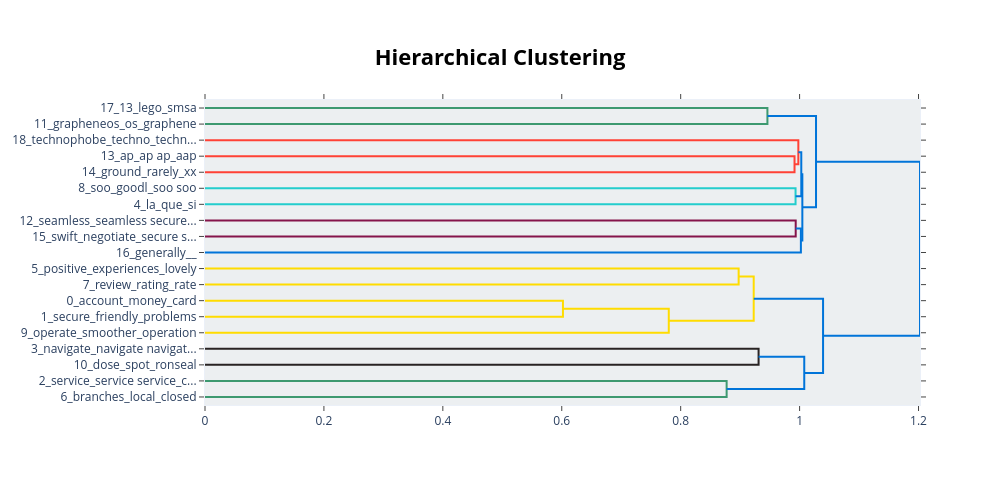

Notebook code cell kept with this figure:
### Code cell
# Visualize topics as a hierarchical tree
fig = unseed_try.visualize_hierarchy()
fig.show()

### Figure 1 — Plotly figure (JSON) as saved in the notebook; plotly's stock layout.template omitted (floating-point values rounded to 4 significant figures)
{"data": [{"hoverinfo": "text", "marker": {"color": "rgb(61,153,112)"}, "mode": "lines", "type": "scatter", "x": [0.0, 0.9459, 0.9459, 0.0], "xaxis": "x", "y": [-5.0, -5.0, -15.0, -15.0], "yaxis": "y"}, {"hoverinfo": "text", "marker": {"color": "rgb(255,65,54)"}, "mode": "lines", "type": "scatter", "x": [0.0, 0.9915, 0.9915, 0.0], "xaxis": "x", "y": [-35.0, -35.0, -45.0, -45.0], "yaxis": "y"}, {"hoverinfo": "text", "marker": {"color": "rgb(255,65,54)"}, "mode": "lines", "type": "scatter", "x": [0.0, 0.9979, 0.9979, 0.9915], "xaxis": "x", "y": [-25.0, -25.0, -40.0, -40.0], "yaxis": "y"}, {"hoverinfo": "text", "marker": {"color": "rgb(35,205,205)"}, "mode": "lines", "type": "scatter", "x": [0.0, 0.9932, 0.9932, 0.0], "xaxis": "x", "y": [-55.0, -55.0, -65.0, -65.0], "yaxis": "y"}, {"hoverinfo": "text", "marker": {"color": "rgb(0,116,217)"}, "mode": "lines", "type": "scatter", "x": [0.9979, 1.003, 1.003, 0.9932], "xaxis": "x", "y": [-32.5, -32.5, -60.0, -60.0], "yaxis": "y"}, {"hoverinfo": "text", "marker": {"color": "rgb(133,20,75)"}, "mode": "lines", "type": "scatter", "x": [0.0, 0.9934, 0.9934, 0.0], "xaxis": "x", "y": [-75.0, -75.0, -85.0, -85.0], "yaxis": "y"}, {"hoverinfo": "text", "marker": {"color": "rgb(0,116,217)"}, "mode": "lines", "type": "scatter", "x": [0.9934, 1.002, 1.002, 0.0], "xaxis": "x", "y": [-80.0, -80.0, -95.0, -95.0], "yaxis": "y"}, {"hoverinfo": "text", "marker": {"color": "rgb(0,116,217)"}, "mode": "lines", "type": "scatter", "x": [1.003, 1.005, 1.005, 1.002], "xaxis": "x", "y": [-46.25, -46.25, -87.5, -87.5], "yaxis": "y"}, {"hoverinfo": "text", "marker": {"color": "rgb(0,116,217)"}, "mode": "lines", "type": "scatter", "x": [0.9459, 1.028, 1.028, 1.005], "xaxis": "x", "y": [-10.0, -10.0, -66.88, -66.88], "yaxis": "y"}, {"hoverinfo": "text", "marker": {"color": "rgb(255,220,0)"}, "mode": "lines", "type": "scatter", "x": [0.0, 0.8975, 0.8975, 0.0], "xaxis": "x", "y": [-105.0, -105.0, -115.0, -115.0], "yaxis": "y"}, {"hoverinfo": "text", "marker": {"color": "rgb(255,220,0)"}, "mode": "lines", "type": "scatter", "x": [0.0, 0.602, 0.602, 0.0], "xaxis": "x", "y": [-125.0, -125.0, -135.0, -135.0], "yaxis": "y"}, {"hoverinfo": "text", "marker": {"color": "rgb(255,220,0)"}, "mode": "lines", "type": "scatter", "x": [0.602, 0.78, 0.78, 0.0], "xaxis": "x", "y": [-130.0, -130.0, -145.0, -145.0], "yaxis": "y"}, {"hoverinfo": "text", "marker": {"color": "rgb(255,220,0)"}, "mode": "lines", "type": "scatter", "x": [0.8975, 0.9228, 0.9228, 0.78], "xaxis": "x", "y": [-110.0, -110.0, -137.5, -137.5], "yaxis": "y"}, {"hoverinfo": "text", "marker": {"color": "rgb(40,35,35)"}, "mode": "lines", "type": "scatter", "x": [0.0, 0.931, 0.931, 0.0], "xaxis": "x", "y": [-155.0, -155.0, -165.0, -165.0], "yaxis": "y"}, {"hoverinfo": "text", "marker": {"color": "rgb(61,153,112)"}, "mode": "lines", "type": "scatter", "x": [0.0, 0.8773, 0.8773, 0.0], "xaxis": "x", "y": [-175.0, -175.0, -185.0, -185.0], "yaxis": "y"}, {"hoverinfo": "text", "marker": {"color": "rgb(0,116,217)"}, "mode": "lines", "type": "scatter", "x": [0.931, 1.008, 1.008, 0.8773], "xaxis": "x", "y": [-160.0, -160.0, -180.0, -180.0], "yaxis": "y"}, {"hoverinfo": "text", "marker": {"color": "rgb(0,116,217)"}, "mode": "lines", "type": "scatter", "x": [0.9228, 1.039, 1.039, 1.008], "xaxis": "x", "y": [-123.8, -123.8, -170.0, -170.0], "yaxis": "y"}, {"hoverinfo": "text", "marker": {"color": "rgb(0,116,217)"}, "mode": "lines", "type": "scatter", "x": [1.028, 1.202, 1.202, 1.039], "xaxis": "x", "y": [-38.44, -38.44, -146.9, -146.9], "yaxis": "y"}], "layout": {"autosize": false, "height": 485, "hoverlabel": {"bgcolor": "white", "font": {"family": "Rockwell", "size": 16}}, "hovermode": "closest", "plot_bgcolor": "#ECEFF1", "showlegend": false, "title": {"font": {"color": "Black", "size": 22}, "text": "<b>Hierarchical Clustering</b>", "x": 0.5, "xanchor": "center", "yanchor": "top"}, "width": 1000, "xaxis": {"mirror": "allticks", "rangemode": "tozero", "showgrid": false, "showline": true, "showticklabels": true, "ticks": "outside", "type": "linear", "zeroline": false}, "yaxis": {"mirror": "allticks", "range": [-190, 0], "rangemode": "tozero", "showgrid": false, "showline": true, "showticklabels": true, "tickmode": "array", "ticks": "outside", "ticktext": ["17_13_lego_smsa", "11_grapheneos_os_graphene", "18_technophobe_techno_techn...", "13_ap_ap ap_aap", "14_ground_rarely_xx", "8_soo_goodl_soo soo", "4_la_que_si", "12_seamless_seamless secure...", "15_swift_negotiate_secure s...", "16_generally__", "5_positive_experiences_lovely", "7_review_rating_rate", "0_account_money_card", "1_secure_friendly_problems", "9_operate_smoother_operation", "3_navigate_navigate navigat...", "10_dose_spot_ronseal", "2_service_service service_c...", "6_branches_local_closed"], "tickvals": [-5, -15, -25, -35, -45, -55, -65, -75, -85, -95, -105, -115, -125, -135, -145, -155, -165, -175, -185], "type": "linear", "zeroline": false}}}
